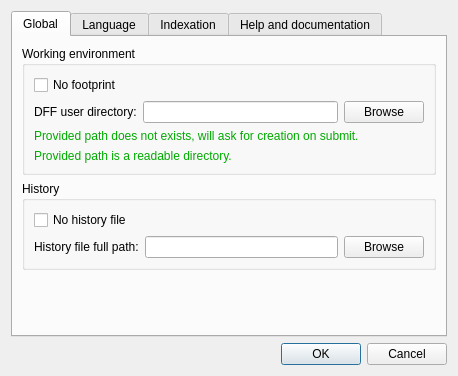
<?xml version="1.0" encoding="UTF-8"?>
<!--
DFF - An Open Source Digital Forensics Framework
Copyright (C) 2011 ArxSys

This program is free software, distributed under the terms of
the GNU General Public License Version 2. See the LICENSE file
at the top of the source tree.

See http://www.digital-forensic.org for more information about this
project. Please do not directly contact any of the maintainers of
DFF for assistance; the project provides a web site, mailing lists
and IRC channels for your use.

Author(s):
Christophe Malinge cma@digital-forensic.org
-->
<ui version="4.0">
 <class>PreferencesDialog</class>
 <widget class="QDialog" name="PreferencesDialog">
  <property name="geometry">
   <rect>
    <x>0</x>
    <y>0</y>
    <width>458</width>
    <height>376</height>
   </rect>
  </property>
  <property name="windowTitle">
   <string>Preferences</string>
  </property>
  <layout class="QGridLayout" name="gridLayout_5">
   <item row="1" column="0">
    <widget class="QDialogButtonBox" name="buttonBox">
     <property name="orientation">
      <enum>Qt::Horizontal</enum>
     </property>
     <property name="standardButtons">
      <set>QDialogButtonBox::Cancel|QDialogButtonBox::Ok</set>
     </property>
    </widget>
   </item>
   <item row="0" column="0">
    <widget class="QTabWidget" name="tabWidget">
     <property name="currentIndex">
      <number>0</number>
     </property>
     <widget class="QWidget" name="GlobalTab">
      <attribute name="title">
       <string>Global</string>
      </attribute>
      <layout class="QVBoxLayout" name="verticalLayout">
       <item>
        <widget class="QGroupBox" name="groupBox_2">
         <property name="title">
          <string>Working environment</string>
         </property>
         <layout class="QVBoxLayout" name="verticalLayout_7">
          <item>
           <layout class="QGridLayout" name="gridLayout_4">
            <item row="0" column="0">
             <widget class="QCheckBox" name="noFootPrintCheckBox">
              <property name="text">
               <string>No footprint</string>
              </property>
             </widget>
            </item>
            <item row="1" column="0">
             <widget class="QLabel" name="workingDirLabel">
              <property name="text">
               <string>DFF user directory:</string>
              </property>
             </widget>
            </item>
            <item row="1" column="1">
             <widget class="QLineEdit" name="workingDirPath"/>
            </item>
            <item row="1" column="2">
             <widget class="QPushButton" name="workingDirBrowse">
              <property name="text">
               <string>Browse</string>
              </property>
             </widget>
            </item>
            <item row="0" column="1">
             <spacer name="horizontalSpacer_4">
              <property name="orientation">
               <enum>Qt::Horizontal</enum>
              </property>
              <property name="sizeHint" stdset="0">
               <size>
                <width>40</width>
                <height>20</height>
               </size>
              </property>
             </spacer>
            </item>
           </layout>
          </item>
          <item>
           <widget class="QLabel" name="workDirWillCreate">
            <property name="palette">
             <palette>
              <active>
               <colorrole role="WindowText">
                <brush brushstyle="SolidPattern">
                 <color alpha="255">
                  <red>0</red>
                  <green>170</green>
                  <blue>0</blue>
                 </color>
                </brush>
               </colorrole>
              </active>
              <inactive>
               <colorrole role="WindowText">
                <brush brushstyle="SolidPattern">
                 <color alpha="255">
                  <red>0</red>
                  <green>170</green>
                  <blue>0</blue>
                 </color>
                </brush>
               </colorrole>
              </inactive>
              <disabled>
               <colorrole role="WindowText">
                <brush brushstyle="SolidPattern">
                 <color alpha="255">
                  <red>106</red>
                  <green>104</green>
                  <blue>100</blue>
                 </color>
                </brush>
               </colorrole>
              </disabled>
             </palette>
            </property>
            <property name="text">
             <string>Provided path does not exists, will ask for creation on submit.</string>
            </property>
            <property name="wordWrap">
             <bool>true</bool>
            </property>
           </widget>
          </item>
          <item>
           <widget class="QLabel" name="workDirOK">
            <property name="palette">
             <palette>
              <active>
               <colorrole role="WindowText">
                <brush brushstyle="SolidPattern">
                 <color alpha="255">
                  <red>0</red>
                  <green>170</green>
                  <blue>0</blue>
                 </color>
                </brush>
               </colorrole>
              </active>
              <inactive>
               <colorrole role="WindowText">
                <brush brushstyle="SolidPattern">
                 <color alpha="255">
                  <red>0</red>
                  <green>170</green>
                  <blue>0</blue>
                 </color>
                </brush>
               </colorrole>
              </inactive>
              <disabled>
               <colorrole role="WindowText">
                <brush brushstyle="SolidPattern">
                 <color alpha="255">
                  <red>106</red>
                  <green>104</green>
                  <blue>100</blue>
                 </color>
                </brush>
               </colorrole>
              </disabled>
             </palette>
            </property>
            <property name="text">
             <string>Provided path is a readable directory.</string>
            </property>
            <property name="wordWrap">
             <bool>true</bool>
            </property>
           </widget>
          </item>
         </layout>
        </widget>
       </item>
       <item>
        <widget class="QGroupBox" name="groupBox">
         <property name="title">
          <string>History</string>
         </property>
         <layout class="QVBoxLayout" name="verticalLayout_6">
          <item>
           <layout class="QGridLayout" name="gridLayout_2">
            <item row="1" column="0">
             <widget class="QLabel" name="historyLabel">
              <property name="text">
               <string>History file full path:</string>
              </property>
             </widget>
            </item>
            <item row="1" column="1">
             <widget class="QLineEdit" name="historyLineEdit"/>
            </item>
            <item row="1" column="2">
             <widget class="QPushButton" name="historyToolButton">
              <property name="text">
               <string>Browse</string>
              </property>
             </widget>
            </item>
            <item row="0" column="0">
             <widget class="QCheckBox" name="noHistoryCheckBox">
              <property name="text">
               <string>No history file</string>
              </property>
             </widget>
            </item>
            <item row="0" column="1">
             <spacer name="horizontalSpacer_2">
              <property name="orientation">
               <enum>Qt::Horizontal</enum>
              </property>
              <property name="sizeHint" stdset="0">
               <size>
                <width>40</width>
                <height>20</height>
               </size>
              </property>
             </spacer>
            </item>
           </layout>
          </item>
         </layout>
        </widget>
       </item>
       <item>
        <spacer name="verticalSpacer_2">
         <property name="orientation">
          <enum>Qt::Vertical</enum>
         </property>
         <property name="sizeHint" stdset="0">
          <size>
           <width>20</width>
           <height>40</height>
          </size>
         </property>
        </spacer>
       </item>
      </layout>
     </widget>
     <widget class="QWidget" name="LangTab">
      <property name="sizePolicy">
       <sizepolicy hsizetype="Preferred" vsizetype="Preferred">
        <horstretch>0</horstretch>
        <verstretch>0</verstretch>
       </sizepolicy>
      </property>
      <attribute name="title">
       <string>Language</string>
      </attribute>
      <layout class="QVBoxLayout" name="verticalLayout_3">
       <item>
        <widget class="QGroupBox" name="groupBox_3">
         <property name="title">
          <string>Interface language</string>
         </property>
         <layout class="QVBoxLayout" name="verticalLayout_2">
          <item>
           <layout class="QGridLayout" name="gridLayout">
            <item row="0" column="0">
             <widget class="QLabel" name="label">
              <property name="text">
               <string>Use interface language:</string>
              </property>
             </widget>
            </item>
            <item row="0" column="2">
             <widget class="QComboBox" name="langComboBox"/>
            </item>
            <item row="1" column="0">
             <spacer name="horizontalSpacer">
              <property name="orientation">
               <enum>Qt::Horizontal</enum>
              </property>
              <property name="sizeHint" stdset="0">
               <size>
                <width>40</width>
                <height>20</height>
               </size>
              </property>
             </spacer>
            </item>
           </layout>
          </item>
         </layout>
        </widget>
       </item>
       <item>
        <spacer name="verticalSpacer">
         <property name="orientation">
          <enum>Qt::Vertical</enum>
         </property>
         <property name="sizeHint" stdset="0">
          <size>
           <width>20</width>
           <height>40</height>
          </size>
         </property>
        </spacer>
       </item>
      </layout>
     </widget>
     <widget class="QWidget" name="indexTab">
      <property name="toolTip">
       <string/>
      </property>
      <attribute name="title">
       <string>Indexation</string>
      </attribute>
      <layout class="QVBoxLayout" name="verticalLayout_5">
       <item>
        <layout class="QHBoxLayout" name="horizontalLayout">
         <item>
          <widget class="QLabel" name="label_4">
           <property name="sizePolicy">
            <sizepolicy hsizetype="Maximum" vsizetype="Maximum">
             <horstretch>0</horstretch>
             <verstretch>0</verstretch>
            </sizepolicy>
           </property>
           <property name="text">
            <string/>
           </property>
           <property name="pixmap">
            <pixmap resource="gui.qrc">:/index_search_64x64.png</pixmap>
           </property>
           <property name="scaledContents">
            <bool>false</bool>
           </property>
          </widget>
         </item>
         <item>
          <widget class="QLabel" name="label_5">
           <property name="sizePolicy">
            <sizepolicy hsizetype="MinimumExpanding" vsizetype="MinimumExpanding">
             <horstretch>0</horstretch>
             <verstretch>0</verstretch>
            </sizepolicy>
           </property>
           <property name="text">
            <string>Please select in which directory you want to save indexes' files. If those directories do not exist they will be created when the changes are applied.</string>
           </property>
           <property name="alignment">
            <set>Qt::AlignLeading|Qt::AlignLeft|Qt::AlignTop</set>
           </property>
           <property name="wordWrap">
            <bool>true</bool>
           </property>
          </widget>
         </item>
        </layout>
       </item>
       <item>
        <widget class="QGroupBox" name="groupBox_4">
         <property name="title">
          <string>Index files location</string>
         </property>
         <layout class="QVBoxLayout" name="verticalLayout_4">
          <item>
           <layout class="QGridLayout" name="gridLayout_3">
            <item row="0" column="0">
             <widget class="QLabel" name="label_2">
              <property name="text">
               <string>Root index</string>
              </property>
             </widget>
            </item>
            <item row="0" column="1">
             <widget class="QLineEdit" name="root_index_line"/>
            </item>
            <item row="0" column="2">
             <widget class="QPushButton" name="root_index_button">
              <property name="text">
               <string>Browse</string>
              </property>
             </widget>
            </item>
            <item row="1" column="0">
             <widget class="QLabel" name="label_3">
              <property name="text">
               <string>Index name</string>
              </property>
             </widget>
            </item>
            <item row="1" column="1">
             <widget class="QLineEdit" name="index_name_line"/>
            </item>
            <item row="1" column="2">
             <widget class="QPushButton" name="index_name_button">
              <property name="text">
               <string>Browse</string>
              </property>
             </widget>
            </item>
           </layout>
          </item>
          <item>
           <widget class="QLabel" name="indexDirWillCreate">
            <property name="palette">
             <palette>
              <active>
               <colorrole role="WindowText">
                <brush brushstyle="SolidPattern">
                 <color alpha="255">
                  <red>0</red>
                  <green>170</green>
                  <blue>0</blue>
                 </color>
                </brush>
               </colorrole>
              </active>
              <inactive>
               <colorrole role="WindowText">
                <brush brushstyle="SolidPattern">
                 <color alpha="255">
                  <red>0</red>
                  <green>170</green>
                  <blue>0</blue>
                 </color>
                </brush>
               </colorrole>
              </inactive>
              <disabled>
               <colorrole role="WindowText">
                <brush brushstyle="SolidPattern">
                 <color alpha="255">
                  <red>106</red>
                  <green>104</green>
                  <blue>100</blue>
                 </color>
                </brush>
               </colorrole>
              </disabled>
             </palette>
            </property>
            <property name="text">
             <string>Provided path does not exists, will ask for creation on submit.</string>
            </property>
           </widget>
          </item>
          <item>
           <widget class="QLabel" name="indexDirOK">
            <property name="palette">
             <palette>
              <active>
               <colorrole role="WindowText">
                <brush brushstyle="SolidPattern">
                 <color alpha="255">
                  <red>0</red>
                  <green>170</green>
                  <blue>0</blue>
                 </color>
                </brush>
               </colorrole>
              </active>
              <inactive>
               <colorrole role="WindowText">
                <brush brushstyle="SolidPattern">
                 <color alpha="255">
                  <red>0</red>
                  <green>170</green>
                  <blue>0</blue>
                 </color>
                </brush>
               </colorrole>
              </inactive>
              <disabled>
               <colorrole role="WindowText">
                <brush brushstyle="SolidPattern">
                 <color alpha="255">
                  <red>106</red>
                  <green>104</green>
                  <blue>100</blue>
                 </color>
                </brush>
               </colorrole>
              </disabled>
             </palette>
            </property>
            <property name="text">
             <string>Provided path is a readable directory.</string>
            </property>
           </widget>
          </item>
         </layout>
        </widget>
       </item>
       <item>
        <spacer name="verticalSpacer_3">
         <property name="orientation">
          <enum>Qt::Vertical</enum>
         </property>
         <property name="sizeHint" stdset="0">
          <size>
           <width>20</width>
           <height>40</height>
          </size>
         </property>
        </spacer>
       </item>
      </layout>
     </widget>
     <widget class="QWidget" name="docTab">
      <attribute name="title">
       <string>Help and documentation</string>
      </attribute>
      <layout class="QVBoxLayout" name="verticalLayout_8">
       <item>
        <widget class="QGroupBox" name="groupBox_5">
         <property name="title">
          <string>Help and documentation settings</string>
         </property>
         <layout class="QVBoxLayout" name="verticalLayout_9">
          <item>
           <widget class="QLabel" name="docAndHelpFullPathLabel">
            <property name="text">
             <string>Full path of the help and documentation file:</string>
            </property>
           </widget>
          </item>
          <item>
           <layout class="QHBoxLayout" name="horizontalLayout_2">
            <item>
             <widget class="QLineEdit" name="docAndHelpFullPath"/>
            </item>
            <item>
             <widget class="QPushButton" name="docAndHelpBrowse">
              <property name="text">
               <string>Browse</string>
              </property>
             </widget>
            </item>
           </layout>
          </item>
          <item>
           <widget class="QLabel" name="label_6">
            <property name="font">
             <font>
              <italic>true</italic>
             </font>
            </property>
            <property name="text">
             <string>Please provide an help.qhc file along with an help.qch file at same directory level.</string>
            </property>
            <property name="wordWrap">
             <bool>true</bool>
            </property>
           </widget>
          </item>
          <item>
           <widget class="QLabel" name="helpNOK">
            <property name="palette">
             <palette>
              <active>
               <colorrole role="WindowText">
                <brush brushstyle="SolidPattern">
                 <color alpha="255">
                  <red>255</red>
                  <green>0</green>
                  <blue>0</blue>
                 </color>
                </brush>
               </colorrole>
              </active>
              <inactive>
               <colorrole role="WindowText">
                <brush brushstyle="SolidPattern">
                 <color alpha="255">
                  <red>255</red>
                  <green>0</green>
                  <blue>0</blue>
                 </color>
                </brush>
               </colorrole>
              </inactive>
              <disabled>
               <colorrole role="WindowText">
                <brush brushstyle="SolidPattern">
                 <color alpha="255">
                  <red>106</red>
                  <green>104</green>
                  <blue>100</blue>
                 </color>
                </brush>
               </colorrole>
              </disabled>
             </palette>
            </property>
            <property name="text">
             <string>Provided path is not a readable file.</string>
            </property>
            <property name="wordWrap">
             <bool>true</bool>
            </property>
           </widget>
          </item>
          <item>
           <widget class="QLabel" name="helpOK">
            <property name="palette">
             <palette>
              <active>
               <colorrole role="WindowText">
                <brush brushstyle="SolidPattern">
                 <color alpha="255">
                  <red>0</red>
                  <green>170</green>
                  <blue>0</blue>
                 </color>
                </brush>
               </colorrole>
              </active>
              <inactive>
               <colorrole role="WindowText">
                <brush brushstyle="SolidPattern">
                 <color alpha="255">
                  <red>0</red>
                  <green>170</green>
                  <blue>0</blue>
                 </color>
                </brush>
               </colorrole>
              </inactive>
              <disabled>
               <colorrole role="WindowText">
                <brush brushstyle="SolidPattern">
                 <color alpha="255">
                  <red>106</red>
                  <green>104</green>
                  <blue>100</blue>
                 </color>
                </brush>
               </colorrole>
              </disabled>
             </palette>
            </property>
            <property name="font">
             <font>
              <weight>50</weight>
              <italic>false</italic>
              <bold>false</bold>
             </font>
            </property>
            <property name="text">
             <string>Provided path is a readable file.</string>
            </property>
            <property name="wordWrap">
             <bool>true</bool>
            </property>
           </widget>
          </item>
          <item>
           <spacer name="verticalSpacer_4">
            <property name="orientation">
             <enum>Qt::Vertical</enum>
            </property>
            <property name="sizeHint" stdset="0">
             <size>
              <width>20</width>
              <height>40</height>
             </size>
            </property>
           </spacer>
          </item>
         </layout>
        </widget>
       </item>
      </layout>
     </widget>
    </widget>
   </item>
  </layout>
 </widget>
 <resources>
  <include location="gui.qrc"/>
 </resources>
 <connections/>
</ui>
